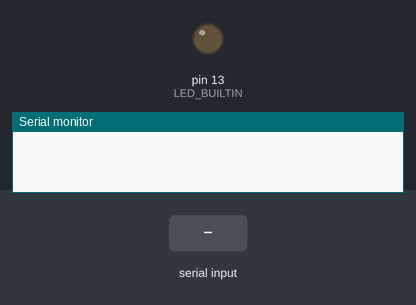
Simulated run of this sketch. Board: Arduino Uno, built with avr-gcc and run on an emulated ATmega328P. Shown: output pins drawn as LEDs (lit = HIGH), the last lines printed to the serial monitor. The inputs (shaded band) are chosen by the test bench.

Above: at 1.2 s.
1.3 s: "1" received over the second serial link
At 1.5 s:
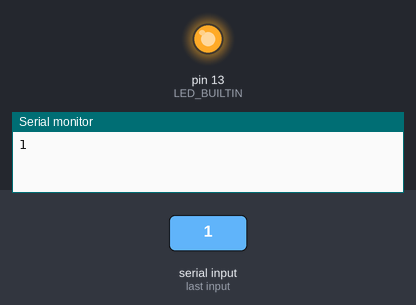
Timing chart, 0 to 4.3 s (numbered marks = the images above; inputs shaded):
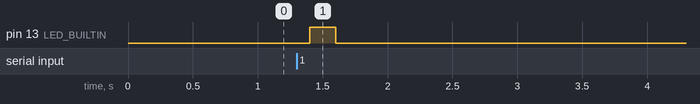

The sketch:

neibc_hc12_recv.ino
```cpp
// (licence header left out)
#include <SoftwareSerial.h>
SoftwareSerial HC12(2,3); // HC-12 TX Pin, HC-12 RX Pin

void setup() {
  pinMode(LED_BUILTIN, OUTPUT);
  Serial.begin(9600);        // Serial port to computer
  HC12.begin(9600);         // Serial port to HC12
}

void loop()
{
  while(HC12.available()) {
    Serial.print((char)HC12.read());
    digitalWrite(LED_BUILTIN, HIGH);   // turn the LED on (HIGH is the voltage level)
    delay(200);                       // wait for a second
    digitalWrite(LED_BUILTIN, LOW);    // turn the LED off by making the voltage LOW
  }
  delay(200);
}
```

Measured:
- after the input at 1.3 s, pin 13 (LED_BUILTIN): LOW → HIGH after 0.10 s, → LOW 0.20 s later
